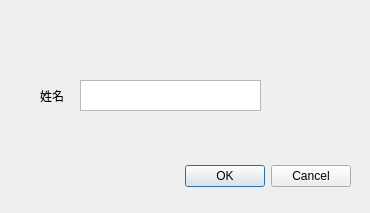
<?xml version="1.0" encoding="UTF-8"?>
<ui version="4.0">
 <class>delete_student</class>
 <widget class="QDialog" name="delete_student">
  <property name="geometry">
   <rect>
    <x>0</x>
    <y>0</y>
    <width>370</width>
    <height>213</height>
   </rect>
  </property>
  <property name="windowTitle">
   <string>删除学生</string>
  </property>
  <widget class="QDialogButtonBox" name="buttonBox">
   <property name="geometry">
    <rect>
     <x>10</x>
     <y>160</y>
     <width>341</width>
     <height>32</height>
    </rect>
   </property>
   <property name="orientation">
    <enum>Qt::Orientation::Horizontal</enum>
   </property>
   <property name="standardButtons">
    <set>QDialogButtonBox::StandardButton::Cancel|QDialogButtonBox::StandardButton::Ok</set>
   </property>
  </widget>
  <widget class="QLabel" name="label_name">
   <property name="geometry">
    <rect>
     <x>40</x>
     <y>90</y>
     <width>40</width>
     <height>12</height>
    </rect>
   </property>
   <property name="text">
    <string>姓名</string>
   </property>
  </widget>
  <widget class="QTextEdit" name="textEdit_name">
   <property name="geometry">
    <rect>
     <x>80</x>
     <y>80</y>
     <width>181</width>
     <height>31</height>
    </rect>
   </property>
  </widget>
 </widget>
 <resources/>
 <connections>
  <connection>
   <sender>buttonBox</sender>
   <signal>accepted()</signal>
   <receiver>delete_student</receiver>
   <slot>accept()</slot>
   <hints>
    <hint type="sourcelabel">
     <x>248</x>
     <y>254</y>
    </hint>
    <hint type="destinationlabel">
     <x>157</x>
     <y>274</y>
    </hint>
   </hints>
  </connection>
  <connection>
   <sender>buttonBox</sender>
   <signal>rejected()</signal>
   <receiver>delete_student</receiver>
   <slot>reject()</slot>
   <hints>
    <hint type="sourcelabel">
     <x>316</x>
     <y>260</y>
    </hint>
    <hint type="destinationlabel">
     <x>286</x>
     <y>274</y>
    </hint>
   </hints>
  </connection>
 </connections>
</ui>
